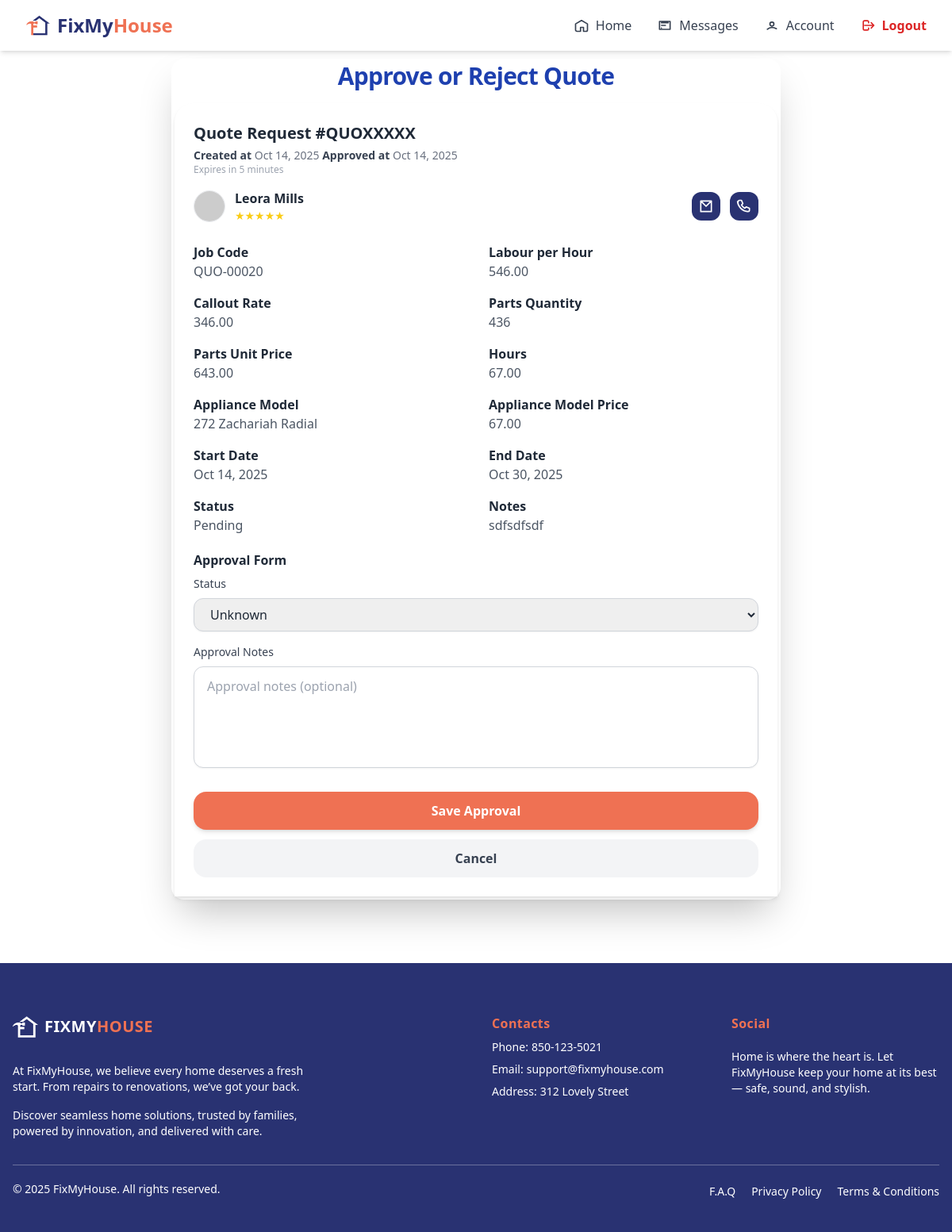
Before: /agent/bidding/15/approve/ (signed in) with the older database file.
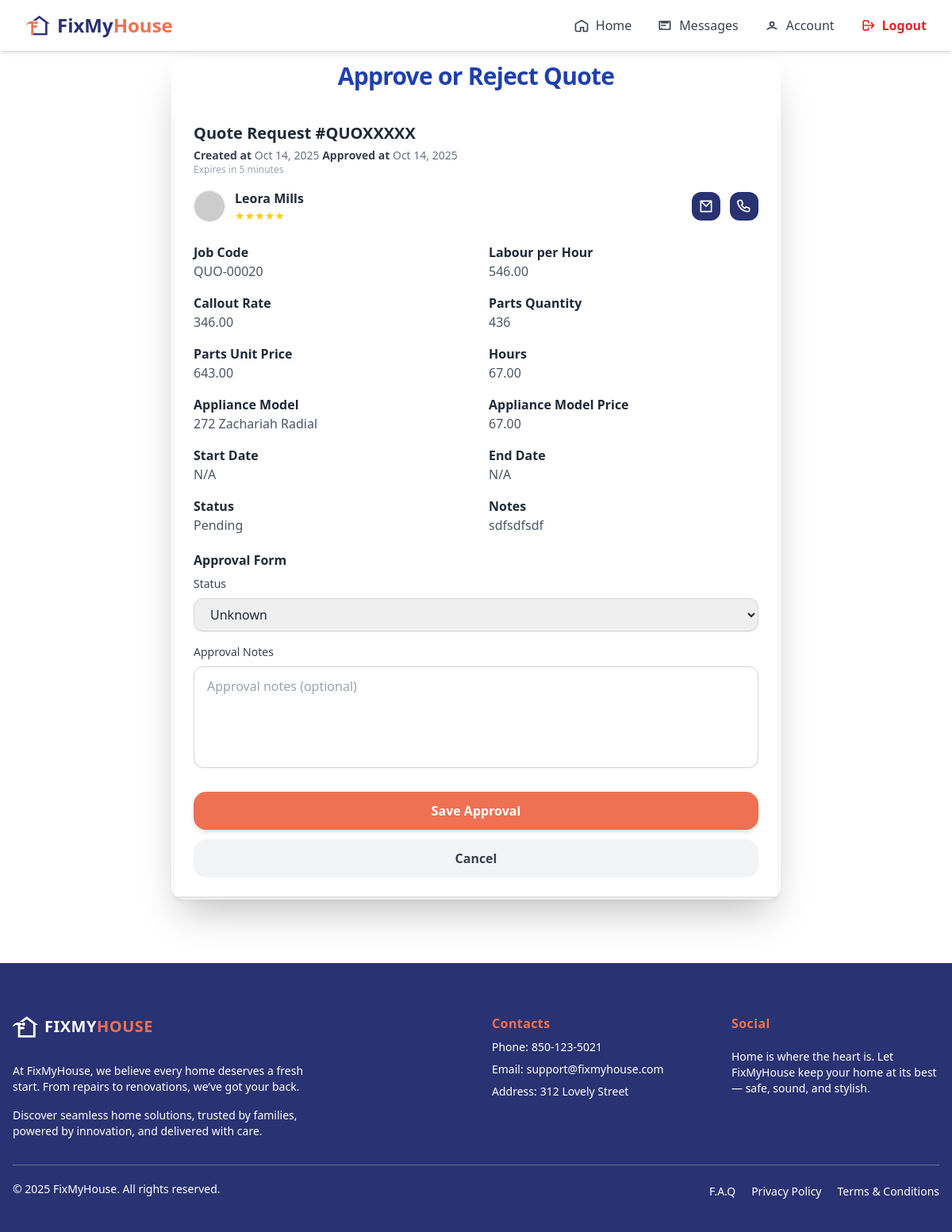
After: the same page with the newer database file.
### trader/models/biddingTrader.py (models this page shows, shortened)
class Bidding(models.Model):
    trader = models.ForeignKey(TraderRegistration, on_delete=models.CASCADE, related_name='bid_trader')
    agent = models.ForeignKey(AgentRegister, on_delete=models.SET_NULL, null=True, blank=True, related_name='bid_agent')
    jobs = models.ForeignKey(Jobs, on_delete=models.SET_NULL, null=True, blank=True, related_name='jobs_related')
    team_member = models.ManyToManyField(TeamMember, related_name='biddings_related', blank=True)
    quote_code = models.CharField(max_length=20, unique=True, blank=True, null=True)
    code = models.CharField(max_length=100, blank=True, null=True)
    labour_per_hour = models.DecimalField(max_digits=10, decimal_places=2, null=True, blank=True)
    callout_rate = models.DecimalField(max_digits=10, decimal_places=2, null=True, blank=True)
    parts_qty = models.PositiveIntegerField(default=0)
    parts_unit_price = models.DecimalField(max_digits=10, decimal_places=2, default=0)
    hours = models.DecimalField(max_digits=5, decimal_places=2, default=0)
    appliance_model_price = models.DecimalField(max_digits=10, decimal_places=2, default=0)
    appliance_model = models.CharField(max_length=100, blank=True, null=True)
    notes = models.TextField(blank=True, null=True)
    created_at = models.DateTimeField(auto_now_add=True)
    start_date = models.DateTimeField(blank=True, null=True)
    end_date = models.DateTimeField(blank=True, null=True)
    is_approved = models.BooleanField(null=True, blank=True, default=None, help_text="None=pending, True=approved, False=rejected")
    is_active = models.BooleanField(null=True, blank=True, default=True)
    approved_at = models.DateField(auto_now_add=True, null=True, blank=True)
    approved_by = models.ForeignKey(AgentRegister, on_delete=models.SET_NULL, null=True, blank=True, related_name='approved_bids')
    approval_notes = models.TextField(blank=True, null=True)

### trader/models/registerTrader.py (models this page shows, shortened)
class TraderRegistration(models.Model):
    user = models.OneToOneField(User, on_delete=models.CASCADE, null=True, blank=True)
    name = models.CharField(max_length=255)
    email = models.EmailField()
    phone = models.CharField(max_length=50)
    password = models.CharField(max_length=255, null=True, blank=True)
    isAdmin = models.BooleanField(default=False)
    isDirector = models.BooleanField(default=True)
    isTeamMember = models.BooleanField(default=False)
    COMPANY_TYPE_CHOICES = [
        ('sole_trader', 'Sole Trader'),
        ('company', 'Company'),
    ]
    INDUSTRIES_CHOICES = [
        ('air_conditioning', 'Air Conditioning'),
        ('cleaning', 'Cleaning'),
        ('electrical', 'Electrical'),
        ('gardening', 'Gardening'),
        ('general_maintenance', 'General Maintenance'),
        ('glazing', 'Glazing'),
        ('pest_control', 'Pest Control'),
        ('plumbing_gas', 'Plumbing / Gas'),
        ('tree_cutting', 'Tree Cutting'),
        ('steel_works', 'Steel Works'),
        ('safety', 'Safety'),
    ]
    company_type = models.CharField(max_length=100, choices=COMPANY_TYPE_CHOICES, default='company')
    company_name = models.CharField(max_length=255, blank=True, null=True)
    company_address = models.CharField(max_length=255, blank=True, null=True)
    company_email = models.EmailField(blank=True, null=True)
    company_landline = models.CharField(max_length=50, blank=True, null=True)
    gst_registered = models.BooleanField(default=False)
    abn = models.CharField(max_length=20, blank=True, null=True)
    industry = models.CharField(max_length=100, choices=INDUSTRIES_CHOICES, blank=True, null=True)
    state = models.CharField(max_length=100, blank=True)
    municipality = models.CharField(max_length=100, blank=True)
    city = models.CharField(max_length=100, blank=True)
    address_line_1 = models.CharField(max_length=255, blank=True, null=True)
    address_line_2 = models.CharField(max_length=255, blank=True, null=True)
    postal_code = models.CharField(max_length=20, blank=True)
    def __str__(self):
        return self.name

### trader/models/jobs.py (models this page shows, shortened)
class Jobs(models.Model):
    agent = models.ForeignKey(AgentRegister, on_delete=models.CASCADE, related_name='jobs_agent')
    trader = models.ForeignKey(TraderRegistration, on_delete=models.SET_NULL, null=True, blank=True, related_name='jobs_trader')
    property = models.ForeignKey(Property, on_delete=models.SET_NULL, null=True, blank=True, related_name='jobs_property')
    STATUS_CHOICES = [
        ('quoted', 'Quoted'),
        ('confirmed', 'Confirmed'),
        ('approved', 'Approved'),
        ('scheduled', 'Scheduled'),
    ]
    address = models.TextField(blank=True, null=True)
    category = models.ForeignKey(Services, on_delete=models.SET_NULL, null=True, blank=True, related_name='category_services')
    renter = models.CharField(max_length=100, null=True, blank=True)
    priority = models.BooleanField(default=False)  # True = High Priority
    job_code = models.CharField(max_length=20, unique=True)
    notes = models.TextField()
    status = models.CharField(max_length=20, choices=STATUS_CHOICES, default='quoted')
    bid_status = models.CharField(max_length=20, choices=[('open', 'Open'), ('closed', 'Closed')], default='open')
    bid_count = models.IntegerField(default=0)
    quoted_at = models.DateField(default=timezone.now)
    confirmed_at = models.DateField(null=True, blank=True)
    approved_at = models.DateField(null=True, blank=True)
    scheduled_at = models.DateField(null=True, blank=True)
    is_active = models.BooleanField(null=True, blank=True, default=True)
    start_date = models.DateField(null=True, blank=True)
    end_date = models.DateField(null=True, blank=True)
    issue_found_at = models.DateField(null=True, blank=True)
    renter_availability = models.DateField(null=True, blank=True)
    issue_been_fixed_before = models.BooleanField(default=False)
    issue_been_fixed_by_fmh_before = models.BooleanField(default=False)
    renter_availability_schedule = models.JSONField(null=True, blank=True, default=dict)
    def __str__(self):
        return self.job_code

### agent/views/biddingApproval.py (the view, shortened to what this page needs)
# urls.py: path('bidding/<int:pk>/approve/', BiddingApprovalView.as_view(), name='bidding_approval'),
@method_decorator([login_required, agent_required], name='dispatch')
class BiddingApprovalView(UserPassesTestMixin, UpdateView):
    model = Bidding
    form_class = BiddingApprovalForm
    template_name = 'pages/bidding_approval.html'
    success_url = reverse_lazy('agent_bid_list')
    def test_func(self):
        return hasattr(self.request.user, 'agentregister')
    def get_context_data(self, **kwargs):
        context = super().get_context_data(**kwargs)
        bidding = self.get_object()
        context['team_members'] = bidding.team_member.all()
        return context

### agent/forms.py
class BiddingApprovalForm(forms.ModelForm):
    class Meta:
        model = Bidding
        fields = ['is_approved', 'approval_notes']
        widgets = {
            'approval_notes': forms.Textarea(attrs={'rows': 3, 'placeholder': 'Approval notes (optional)'}),
            'start_date': forms.DateInput(
                attrs={
                    'type': 'date',
                    'class': 'w-full border border-gray-300 rounded-md p-2'
                }
            ),
            'end_date': forms.DateInput(
                attrs={
                    'type': 'date',
                    'class': 'w-full border border-gray-300 rounded-md p-2'
                }
            ),
        }

### trader/context_processors.py (called while the page is built)
def notifications_context(request):
    if request.user.is_authenticated:
        unread_qs = get_unread_notifications(request.user)
        return {
            "unread_count": unread_qs.count(),
            "unread_notifications": unread_qs[:5],  # show latest 5
        }
    return {}

### agent/templates/pages/bidding_approval.html (shortened to what the changed rows need)
{% extends "baseAgent.html" %}
{% load widget_tweaks %}
{% block content %}
{% include 'components/home/navigatorBaseAgent.html' %}
<div class="max-w-3xl mx-auto p-1 bg-white shadow-2xl rounded-2xl mt-[10px] mb-[5rem] w-full">
  <h2 class="text-3xl font-extrabold text-blue-800 mb-8 text-center tracking-tight">
    Approve or Reject Quote
  </h2>
  <div class="bg-white p-6 rounded-t-3xl shadow-md -mt-4 relative z-10">
      <h2 class="text-xl font-semibold text-gray-800">Quote Request #{{ bidding.quote_code|default:"QUOXXXXX" }}</h2>
      <p class="text-sm text-gray-500 mt-1">
          <span class="font-semibold text-gray-700">Created at</span> {{ bidding.created_at|date:"M d, Y"|default:"No date provided" }}
          <span class="font-semibold text-gray-700">Approved at</span> {{ bidding.approved_at|date:"M d, Y"|default:"No date provided" }}
      </p>
      <p class="text-gray-400 text-xs mb-4">Expires in 5 minutes</p>
      <div class="flex items-center justify-between mb-5">
          <div class="flex items-center space-x-3">
              <div>
                  <p class="font-semibold text-gray-800">{{ bidding.trader|default:"No trader assigned" }}</p>
                  <div class="flex text-yellow-400 text-sm">
                      <span>★★★★★</span>
                  </div>
              </div>
          </div>
          <div class="flex space-x-3">
          </div>
      </div>
      <div class="grid grid-cols-2 gap-x-8 gap-y-4 mt-6">
        <div>
            <h3 class="font-semibold text-gray-800">Job Code</h3>
            <p class="text-gray-600">{{ bidding.jobs|default:"No reference ID provided" }}</p>
        </div>
        <div>
            <h3 class="font-semibold text-gray-800">Labour per Hour</h3>
            <p class="text-gray-600">{{ bidding.labour_per_hour|floatformat:2|default:"N/A" }}</p>
        </div>
        <div>
            <h3 class="font-semibold text-gray-800">Callout Rate</h3>
            <p class="text-gray-600">{{ bidding.callout_rate|floatformat:2|default:"N/A" }}</p>
        </div>
        <div>
            <h3 class="font-semibold text-gray-800">Parts Quantity</h3>
            <p class="text-gray-600">{{ bidding.parts_qty|default:"N/A" }}</p>
        </div>
        <div>
            <h3 class="font-semibold text-gray-800">Parts Unit Price</h3>
            <p class="text-gray-600">{{ bidding.parts_unit_price|floatformat:2|default:"N/A" }}</p>
        </div>
        <div>
            <h3 class="font-semibold text-gray-800">Hours</h3>
            <p class="text-gray-600">{{ bidding.hours|floatformat:2|default:"N/A" }}</p>
        </div>
        <div>
            <h3 class="font-semibold text-gray-800">Appliance Model</h3>
            <p class="text-gray-600">{{ bidding.appliance_model|default:"N/A" }}</p>
        </div>
        <div>
            <h3 class="font-semibold text-gray-800">Appliance Model Price</h3>
            <p class="text-gray-600">{{ bidding.appliance_model_price|floatformat:2|default:"N/A" }}</p>
        </div>
        <div>
            <h3 class="font-semibold text-gray-800">Start Date</h3>
            <p class="text-gray-600">{{ bidding.start_date|date:"M d, Y"|default:"N/A" }}</p>
        </div>
        <div>
            <h3 class="font-semibold text-gray-800">End Date</h3>
            <p class="text-gray-600">{{ bidding.end_date|date:"M d, Y"|default:"N/A" }}</p>
        </div>
        <div>
        </div>
        <div>
            <h3 class="font-semibold text-gray-800">Notes</h3>
            <p class="text-gray-600">
                {{ bidding.notes|default:"No notes provided" }}
            </p>
        </div>
      </div>
      <div class="mt-5">
          <h3 class="font-semibold text-gray-800">Approval Form</h3>
          <form id="approval_form" method="post" class="gap-2 mt-2">
            <div>
              <label class="block text-sm font-medium text-gray-700 mb-2">Status</label>
              {{ form.is_approved|add_class:"w-full border border-gray-300 rounded-xl px-4 py-2 text-gray-800 shadow-sm focus:ring-2 focus:ring-blue-500 focus:border-blue-500 transition" }}
            </div>
            <div class="mt-4">
              <label class="block text-sm font-medium text-gray-700 mb-2">Approval Notes</label>
              {{ form.approval_notes|add_class:"w-full border border-gray-300 rounded-xl px-4 py-3 text-gray-800 shadow-sm focus:ring-2 focus:ring-blue-500 focus:border-blue-500 transition h-32 resize-none" }}
            </div>
          </form>
      </div>
      <div class="mt-6 flex flex-col space-y-3">
        <button form="approval_form" type="submit"
            class="w-full text-center py-3 rounded-2xl bg-[#EF7153] text-white font-semibold hover:bg-[#d35032] transition-all duration-200 shadow-md hover:shadow-lg">
        </button>
        <a href="javascript:history.back()"
          class="block text-center py-3 bg-gray-100 rounded-2xl font-semibold text-gray-700 hover:bg-gray-200">
        </a>
      </div>
  </div>
</div>
{% endblock %}

Changed rows visible on the page:
changed Bidding "QUOXXXXX": start_date "Oct 14, 2025" → "N/A"; end_date "Oct 30, 2025" → "N/A"
